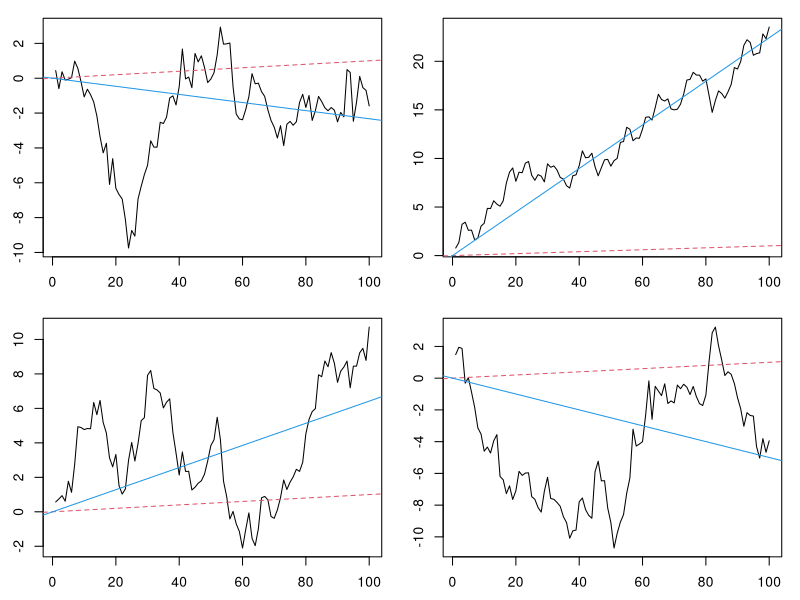
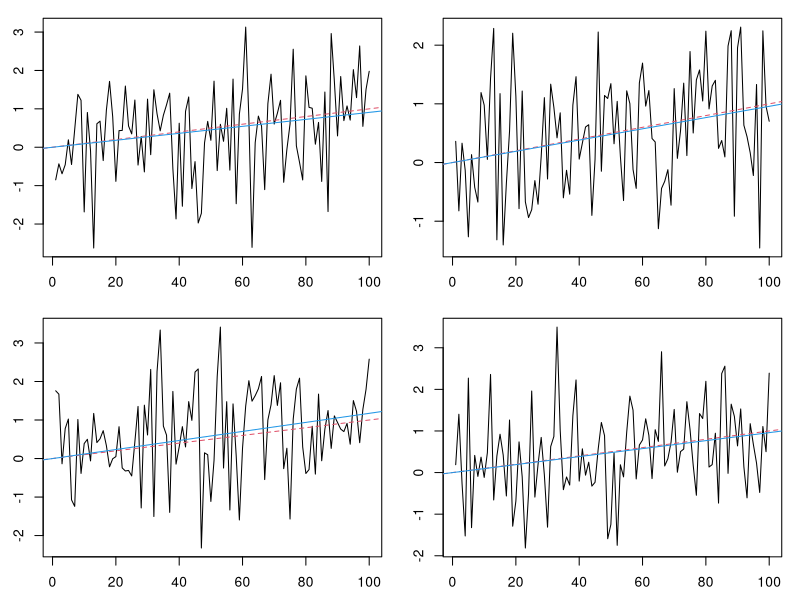

Source code (R) for these figures, in order:
## ---- chunk 1
n <- 100; delta <- 0.01; sigma <- 1
par(mfrow=c(2,2),mar=c(2.5,2.5,1,1)+0.1)
for (I in 1:4) {
  x <- ts(cumsum(rnorm(n,delta,sigma)))
  regx <- lm(x~0+time(x),na.action=NULL)
  plot(x,ylab="")
  abline(a=0,b=delta,col=2,lty=2); abline(regx,col=4)
}
## ---- chunk 2
m <- 100; slp <- 0.01
par(mfrow=c(2,2),mar=c(2.5,2.5,1,1)+0.1)
for (I in 1:4) {
  y <- slp*(1:m) + rnorm(m)
  regy <- lm(y~0+time(y),na.action=NULL)
  plot(y,ylab="",type='l')
  abline(a=0,b=slp,col=2,lty=2); abline(regy,col=4)
}
